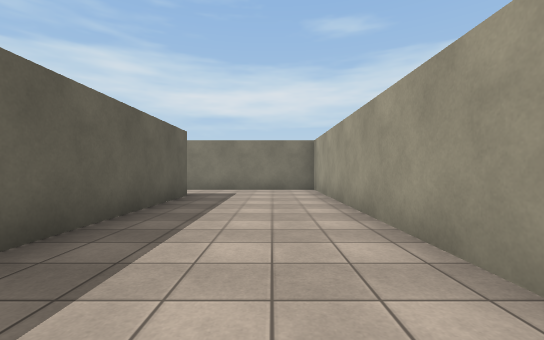
View 1 (above)

23 first-person views from a walk through a Unity game level. The camera is 1.2 m above the floor, looks level and sees 90° across. The floor is counted in squares, 2 m on a side. Each view is taken from the middle of a square. On the plan, view 1 faces up. The plan holds only what a view shows up to about 9 squares ahead; the rest is blank. The place goes on beyond the plan. The player is left out. Surface patterns are stand-ins for the level's own textures.

View 2
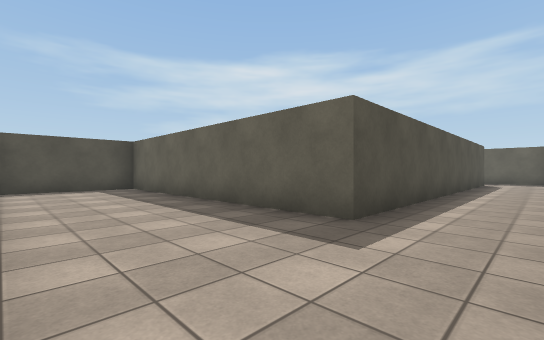

View 3
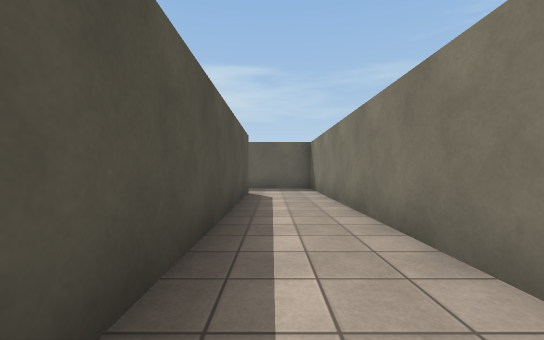

View 4
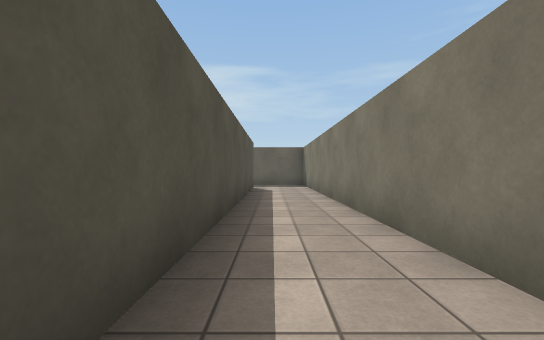

View 5
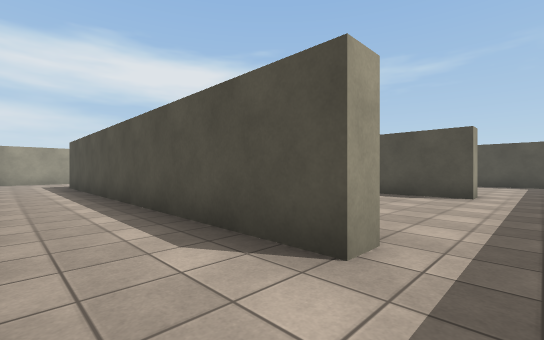

View 6
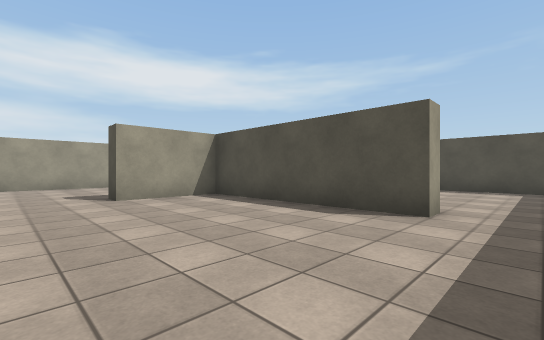

View 7
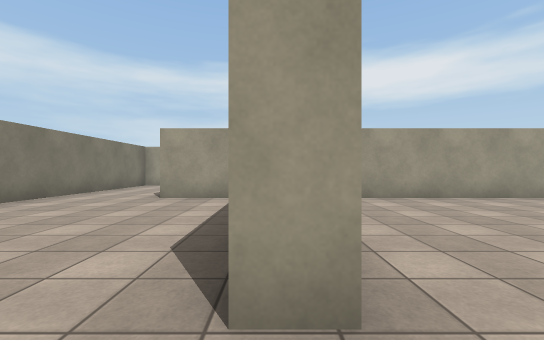

View 8
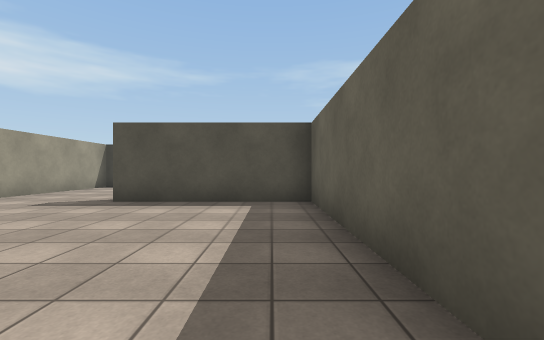

View 9
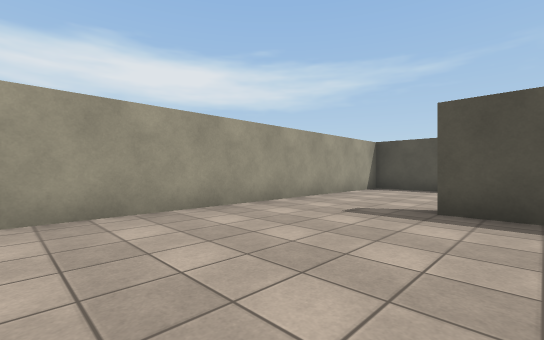

View 10
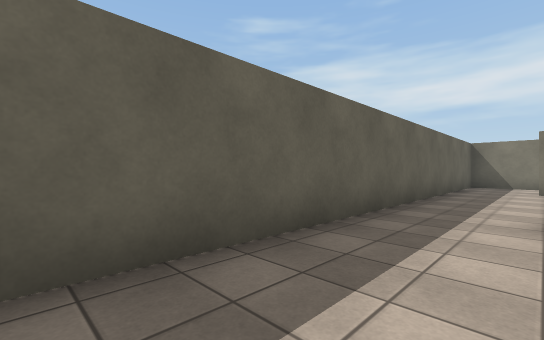

View 11
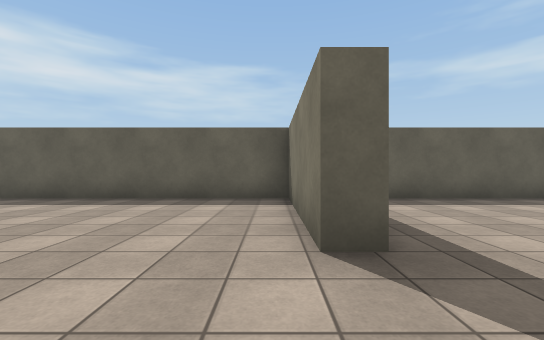

View 12
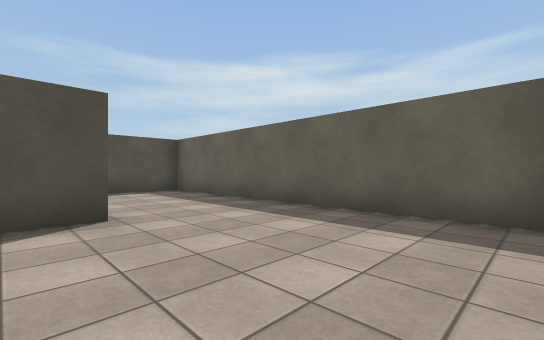

View 13
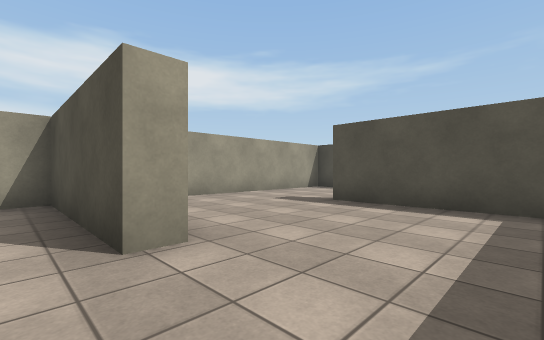

View 14
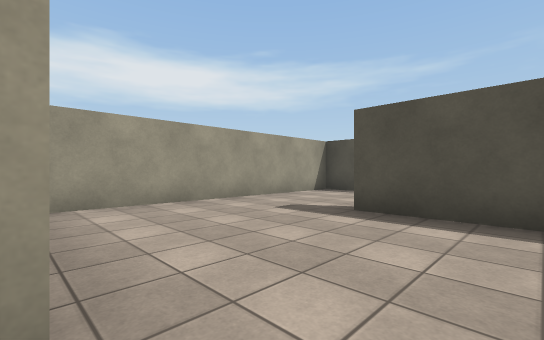

View 15
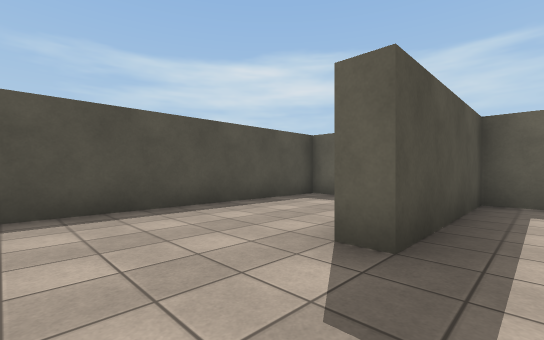

View 16
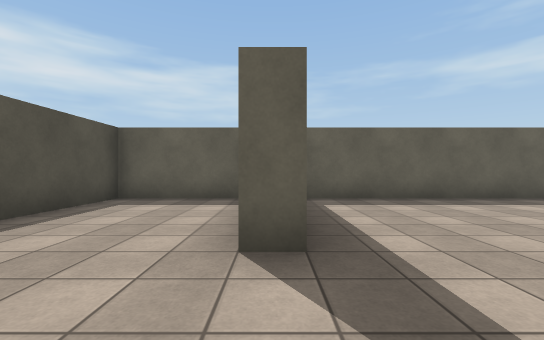

View 17
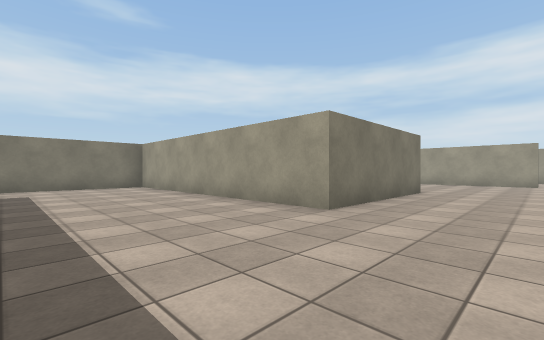

View 18
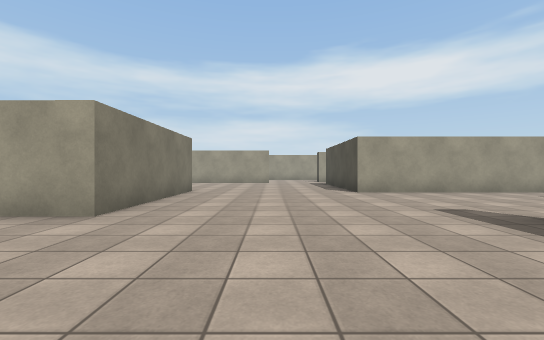

View 19
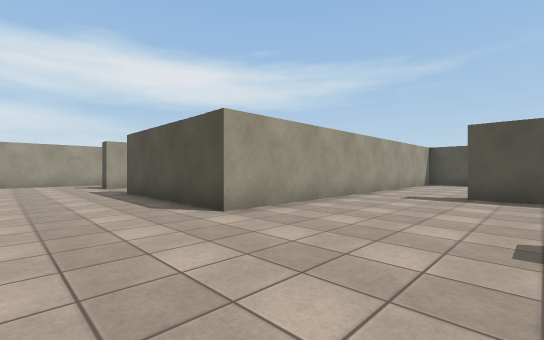

View 20
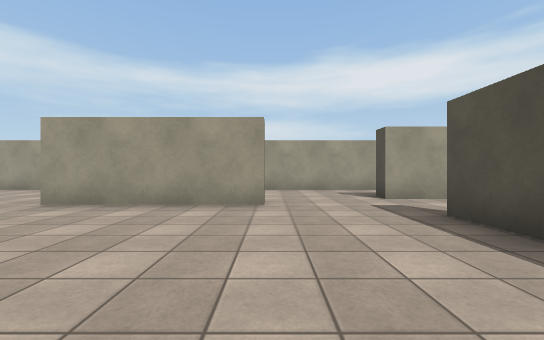

View 21
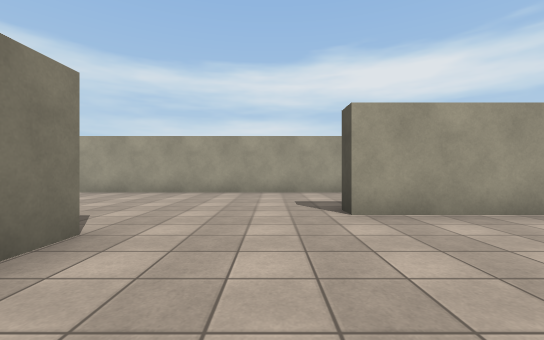

View 22
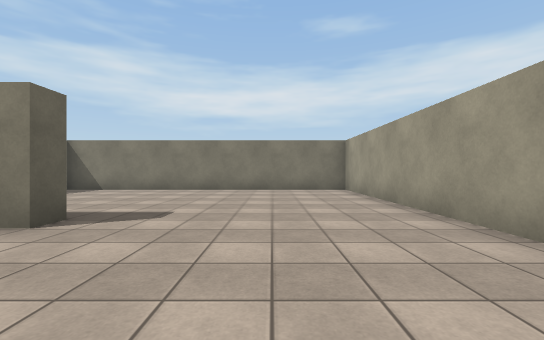

View 23
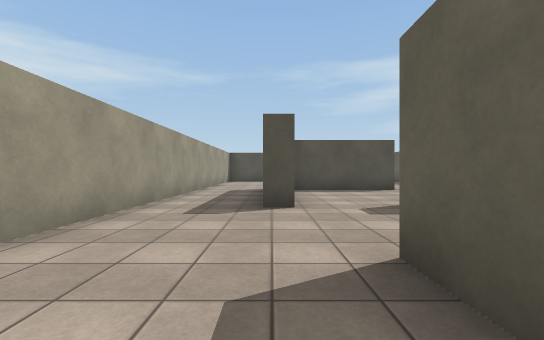

### Floor plan
Ten units are one square. View 1 is at (0, 0); x grows to the right and y downward. Boxes are objects, and circles mark ways between rooms. Rooms are numbered by the first view taken in them; rooms with no view inside come last. Other rooms are left out.
<svg viewBox="-143 -88 250 255">
<path fill="none" stroke="#000" d="M-42 -83 -138 -83 -138 -56M13 -12 13 -83 -26 -83M-120 -59 -120 -64 -20 -64 -20 12 10 12M-120 -6 -120 -12 -71 -12 -71 -34M-138 -56 -138 -6M-71 44 -71 0M-138 -6 -138 41 -100 41 -100 46M-109 91 -109 86 -71 86 -71 44M-100 46 -138 46 -138 127 -100 127M-71 126 -71 94M-100 127 -100 132M-138 136 -138 162 -71 162 -71 126M19 17 -25 17 -25 -52M66 39 66 1 71 1M71 28 71 39M55 -34 55 -28 48 -28M76 76 76 63 82 63M102 9 102 -83 18 -83M42 101 74 101M-31 -59 -81 -59M-20 106 -9 106M13 115 13 63 56 63M-71 -34 -66 -34M102 110 102 38"/>
<circle cx="-130" cy="-60" r="3" fill="#2a7"/>
<circle cx="-125" cy="-10" r="3" fill="#2a7"/>
<circle cx="-70" cy="-45" r="3" fill="#2a7"/>
<circle cx="-85" cy="40" r="3" fill="#2a7"/>
<circle cx="-85" cy="130" r="3" fill="#2a7"/>
<text x="-40" y="-70">1</text>
<text x="-110" y="-30">2</text>
<text x="-100" y="20">3</text>
<text x="-110" y="80">4</text>
<text x="-100" y="150">5</text>
<text x="20" y="20">6</text>
</svg>
Room 1 opens to room 2. Room 2 opens to room 3. Room 2 opens to room 6. Room 3 opens to room 4. Room 4 opens to room 5.

Where each view was taken, in squares from view 1:
view 1: 0 up, 0 right, facing up
view 2: 8 up, 1 right, facing down-left
view 3: 7 up, 5 left, facing left
view 4: 7 up, 3 left, facing left
view 5: 8 up, 13 left, facing down-right
view 6: 5 up, 13 left, facing down-right
view 7: 1 up, 13 left, facing right
view 8: 1 up, 13 left, facing down
view 9: 0 up, 11 left, facing down-right
view 10: 3 down, 12 left, facing up-left
view 11: 5 down, 8 left, facing left
view 12: 5 down, 10 left, facing down-left
view 13: 8 down, 13 left, facing down-right
view 14: 9 down, 12 left, facing down-right
view 15: 12 down, 8 left, facing down-left
view 16: 13 down, 8 left, facing left
view 17: 4 down, 6 left, facing up-right
view 18: 4 down, 6 left, facing right
view 19: 4 down, 2 left, facing down-right
view 20: 4 down, 2 right, facing right
view 21: 1 up, 3 right, facing right
view 22: 0 up, 8 right, facing up
view 23: 2 down, 8 right, facing down
